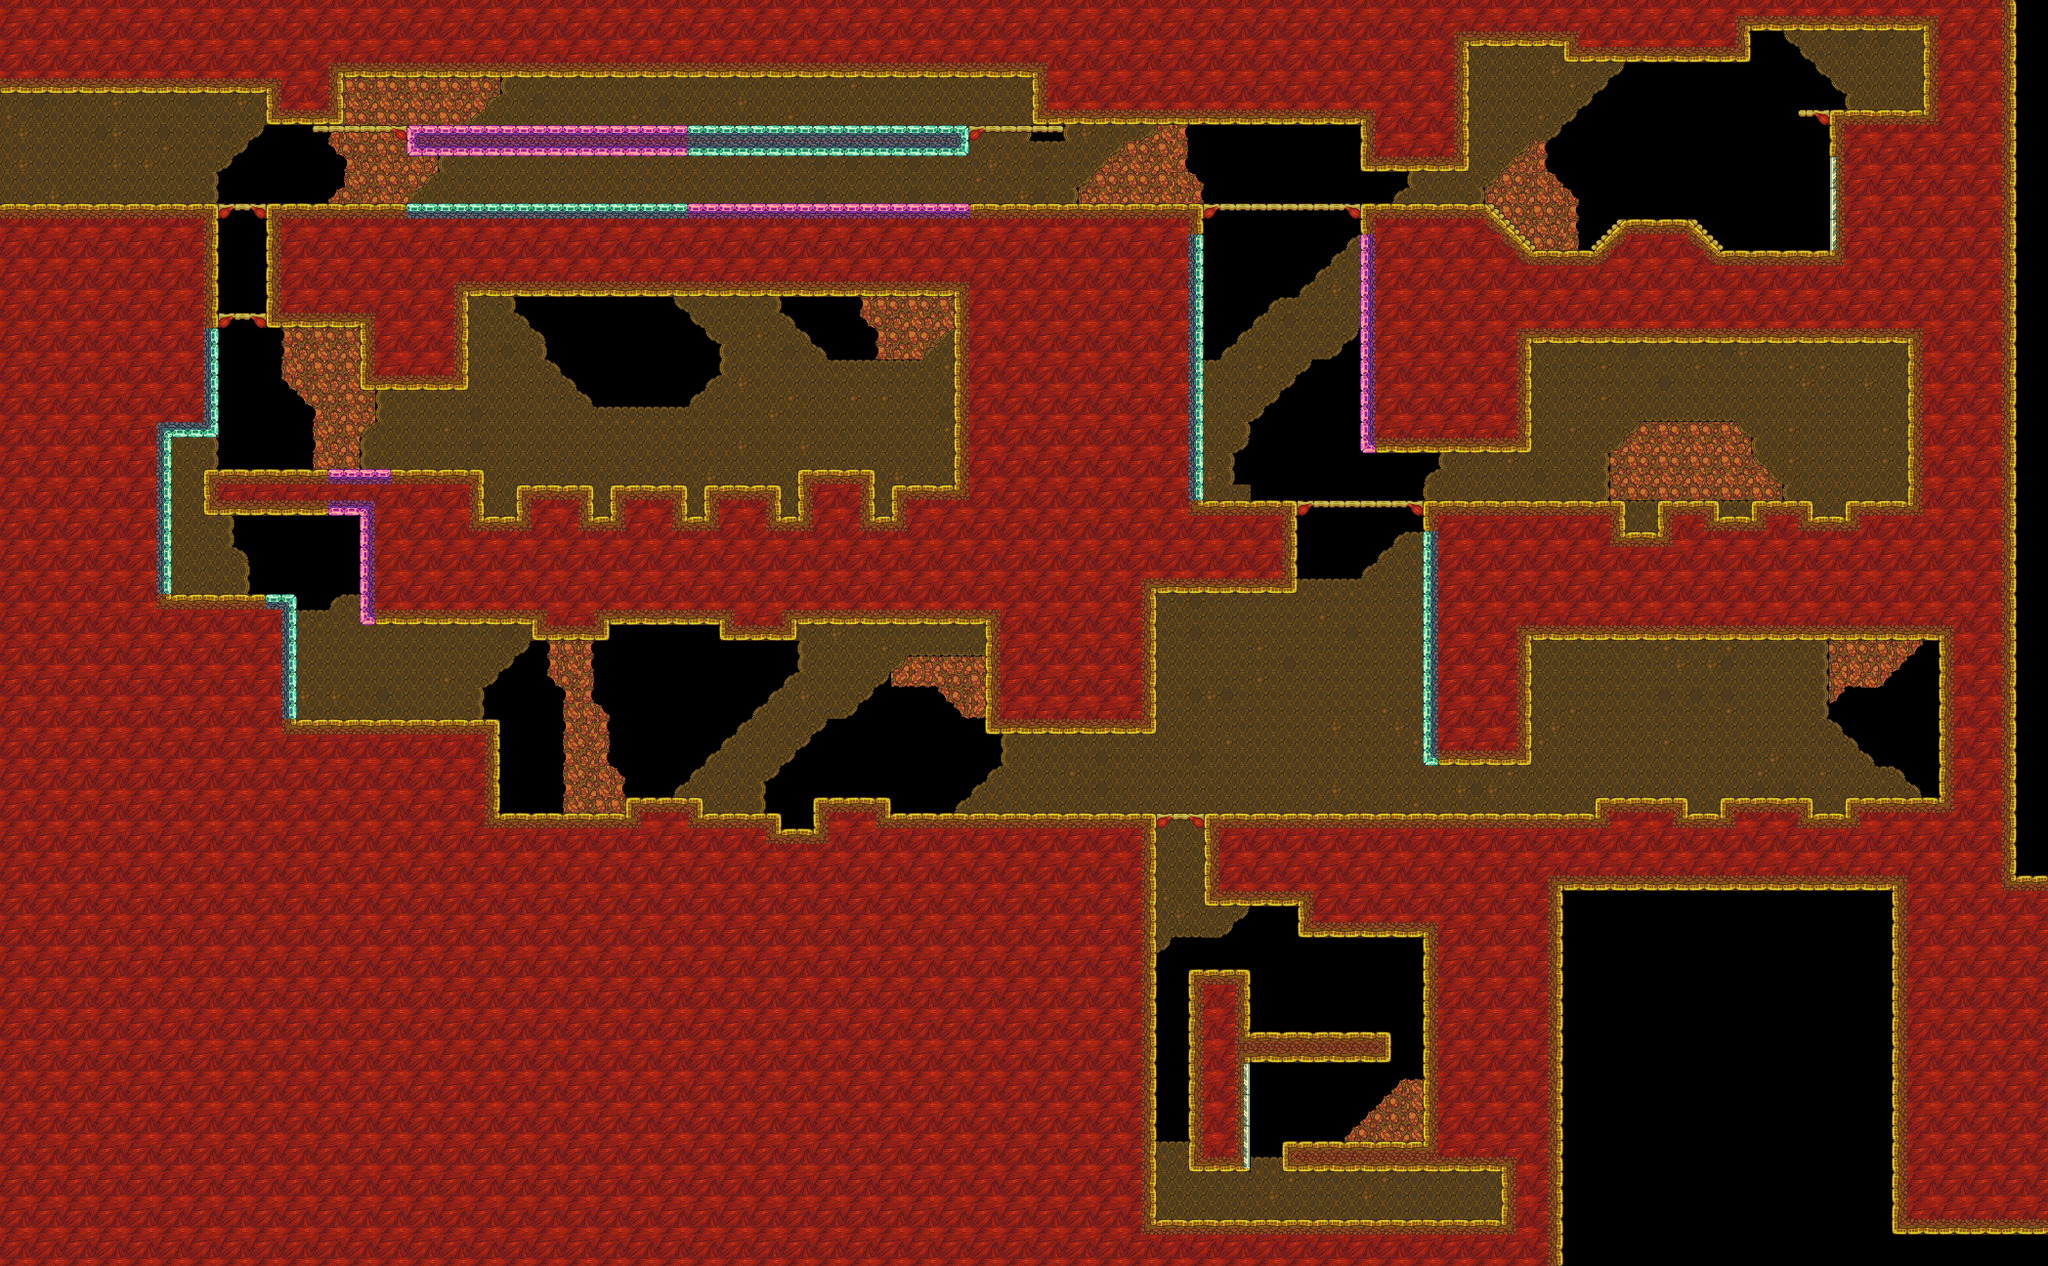

This is a level from a 2D game, rendered from its Tiled map with the project's own tilesets. A one-line summary and the map file follow, with tile-layer data summarised:
An orthogonal 131x81 tile map with 16x16 px tiles, 2 tile layers (Tile Layer 1, Tile Layer 2), 1 hidden layer not drawn.

<map version="1.0" orientation="orthogonal" renderorder="right-down" width="131" height="81" tilewidth="16" tileheight="16" nextobjectid="1">
 <tileset firstgid="1" name="0_GAUNTLET_PASS" tilewidth="16" tileheight="16" tilecount="1815" columns="20">
  <image source="../../../tileset/0_PASS.png" width="320" height="1440" />
  <terraintypes>
   <terrain name="Basic" tile="-1" />
   <terrain name="Thin_V" tile="-1" />
   <terrain name="Thin_H" tile="-1" />
   <terrain name="Eraser" tile="-1" />
  </terraintypes>
  <tile id="8" terrain=",,,3" />
  <tile id="9" terrain=",,3,3" />
  <tile id="10" terrain=",,3," />
  <tile id="11" terrain="3,3,3," />
  <tile id="12" terrain="3,3,,3" />
  <tile id="28" terrain=",3,,3" />
  <tile id="29" terrain="3,3,3,3" />
  <tile id="30" terrain="3,,3," />
  <tile id="31" terrain="3,,3,3" />
  <tile id="32" terrain=",3,3,3" />
  <tile id="48" terrain=",3,," />
  <tile id="49" terrain="3,3,," />
  <tile id="50" terrain="3,,," />
  <tile id="80" terrain=",,,0" />
  <tile id="81" terrain=",,0,0" />
  <tile id="82" terrain=",,0," />
  <tile id="88" terrain=",,,1" />
  <tile id="89" terrain=",,1,1" />
  <tile id="90" terrain=",,1," />
  <tile id="92" terrain=",,,2" />
  <tile id="93" terrain=",,2,2" />
  <tile id="94" terrain=",,2," />
  <tile id="100" terrain=",0,,0" />
  <tile id="101" terrain="0,0,0,0" />
  <tile id="102" terrain="0,,0," />
  <tile id="105" terrain="0,0,0," />
  <tile id="106" terrain="0,0,,0" />
  <tile id="108" terrain=",1,,1" />
  <tile id="109" terrain="1,1,1,1" />
  <tile id="110" terrain="1,,1," />
  <tile id="112" terrain=",2,,2" />
  <tile id="113" terrain="2,2,2,2" />
  <tile id="114" terrain="2,,2," />
  <tile id="120" terrain=",0,," />
  <tile id="121" terrain="0,0,," />
  <tile id="122" terrain="0,,," />
  <tile id="125" terrain="0,,0,0" />
  <tile id="126" terrain=",0,0,0" />
  <tile id="128" terrain=",1,," />
  <tile id="129" terrain="1,1,," />
  <tile id="130" terrain="1,,," />
  <tile id="132" terrain=",2,," />
  <tile id="133" terrain="2,2,," />
  <tile id="134" terrain="2,,," />
 </tileset>
 <imagelayer name="Image Layer 1" visible="0">
  <image source="../../../../_noncrypt_assets/pngexports/PASS_B.png" />
 </imagelayer>
 <layer name="Tile Layer 1" width="131" height="81">
  <data>[10611 cells, 8533 non-empty, 74 distinct tile ids]</data>
 </layer>
 <layer name="Tile Layer 2" width="131" height="81">
  <data>[10611 cells, 1253 non-empty, 55 distinct tile ids]</data>
 </layer>
</map>
